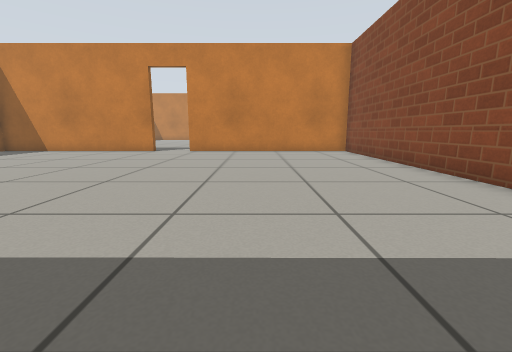
view 1 (above)

17 first-person views from a walk through a world built for the Gazebo simulator. The camera is 0.5 m above the floor, tilts 10° down and sees 90° across. The floor is counted in squares, 0.5 m on a side. Each view is taken from the middle of a square. On the plan, view 1 faces up. The plan holds only what a view shows up to about 11 squares ahead; the rest is blank. The place goes on beyond the plan. Gazebo's built-in surfaces are drawn with simple patterns.

view 2
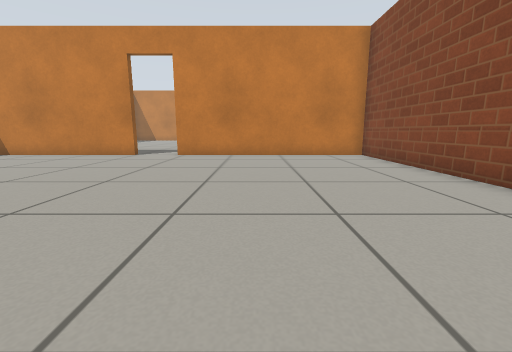

view 3
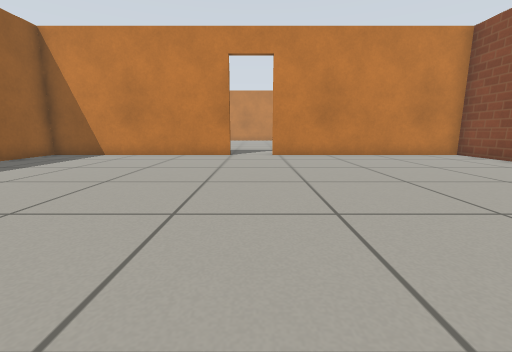

view 4
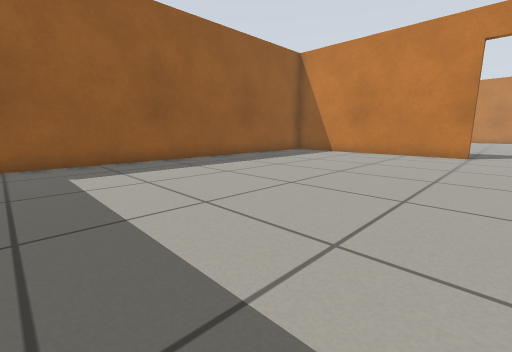

view 5
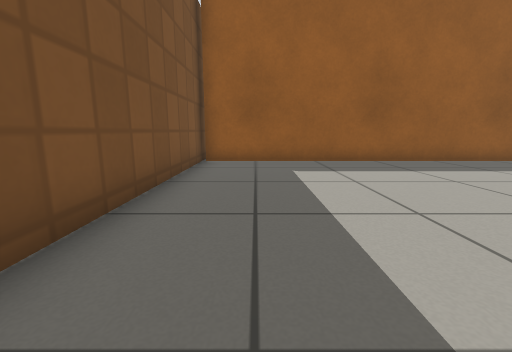

view 6
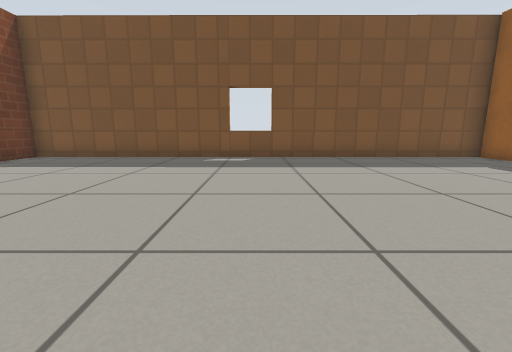

view 7
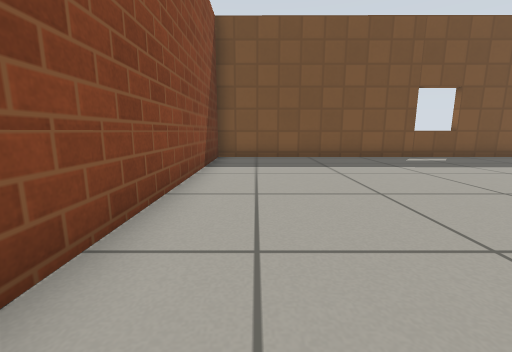

view 8
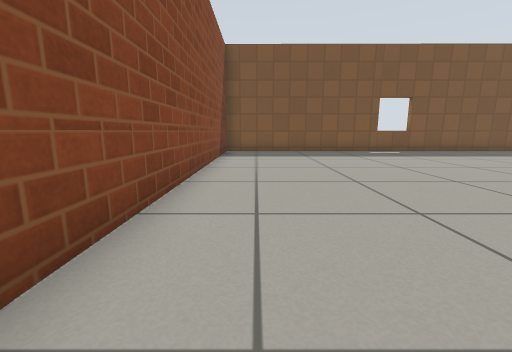

view 9
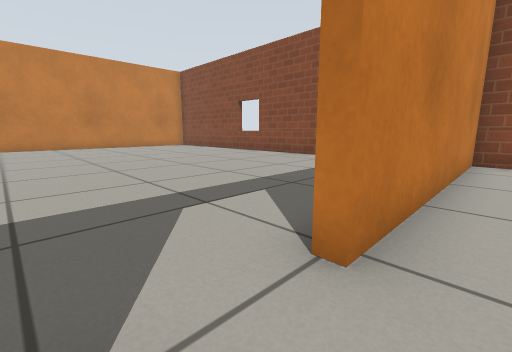

view 10
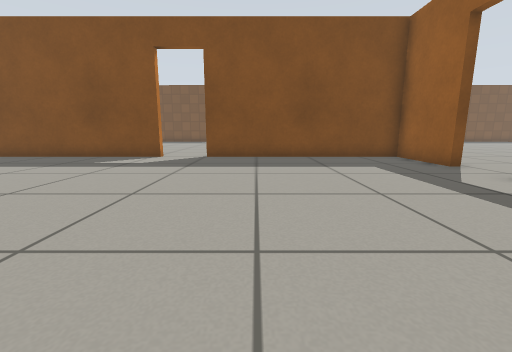

view 11
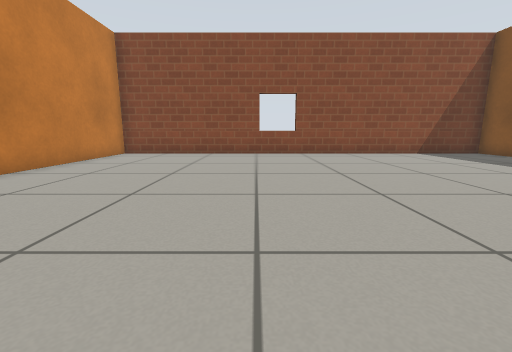

view 12
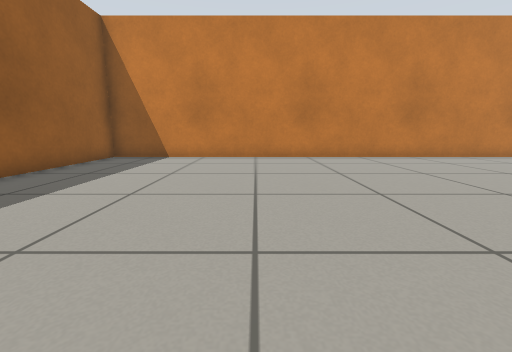

view 13
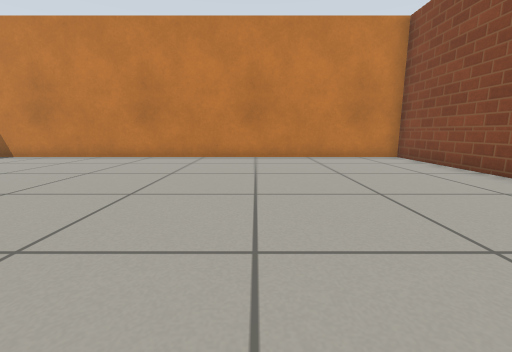

view 14
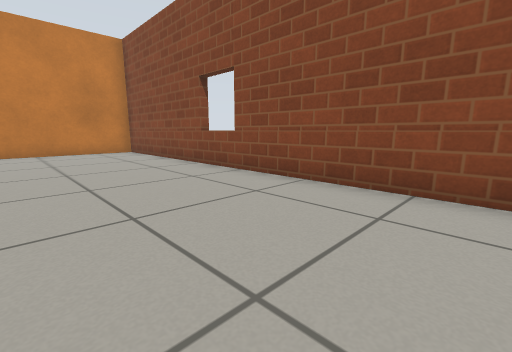

view 15
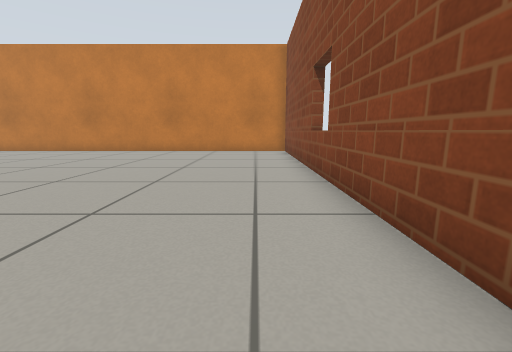

view 16
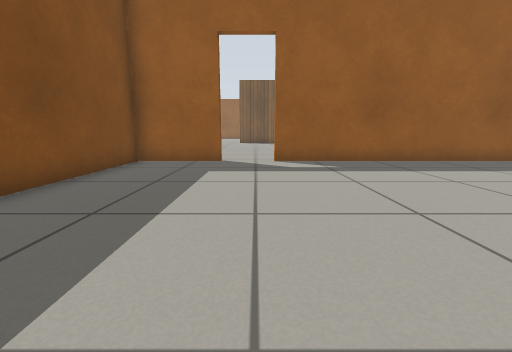

view 17
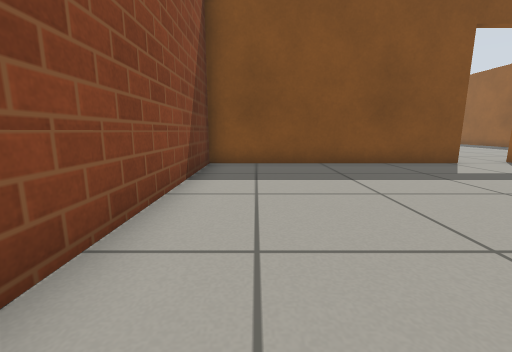

### Floor plan
Points are (right, up) in squares from view 1. A wall is a line through its corners. A room is listed if a view was taken in it or the views show most of it. See-through windows are left out.
Room 1 (views 1, 2, 3, 4, 5, 6, 7, 8, 9)
walls: (-5, 12.8) (-12.5, 12.8) (-12.5, -0.8); (-13.3, -0.8) (4.5, -0.9) (4.5, 12.8) (-3.4, 12.8)
ways out: open door at (-4.5, 13) to room 2
Room 2 (views 10, 11, 12, 13, 14, 15, 16, 17)
walls: (-3.4, 13.1) (4.5, 13.1) (4.5, 28.9) (-12.5, 28.9) (-12.5, 17.6); (-12.5, 15.8) (-12.5, 13.1) (-5, 13.1)
ways out: open door at (-4.5, 13) to room 1; open door at (-13, 16.5)

Positions as (right, up) in squares from view 1, and headings:
1: (0, 0), facing up
2: (0, 2), facing up
3: (-4, 2), facing up
4: (-4, 1), facing up-left
5: (-4, 1), facing left
6: (-4, 9), facing down
7: (3, 9), facing down
8: (3, 12), facing down
9: (-5, 12), facing up-right
10: (-7, 23), facing down
11: (-7, 23), facing right
12: (-7, 19), facing up
13: (-1, 19), facing up
14: (0, 16), facing up-right
15: (3, 16), facing up
16: (-4, 17), facing left
17: (3, 21), facing down
